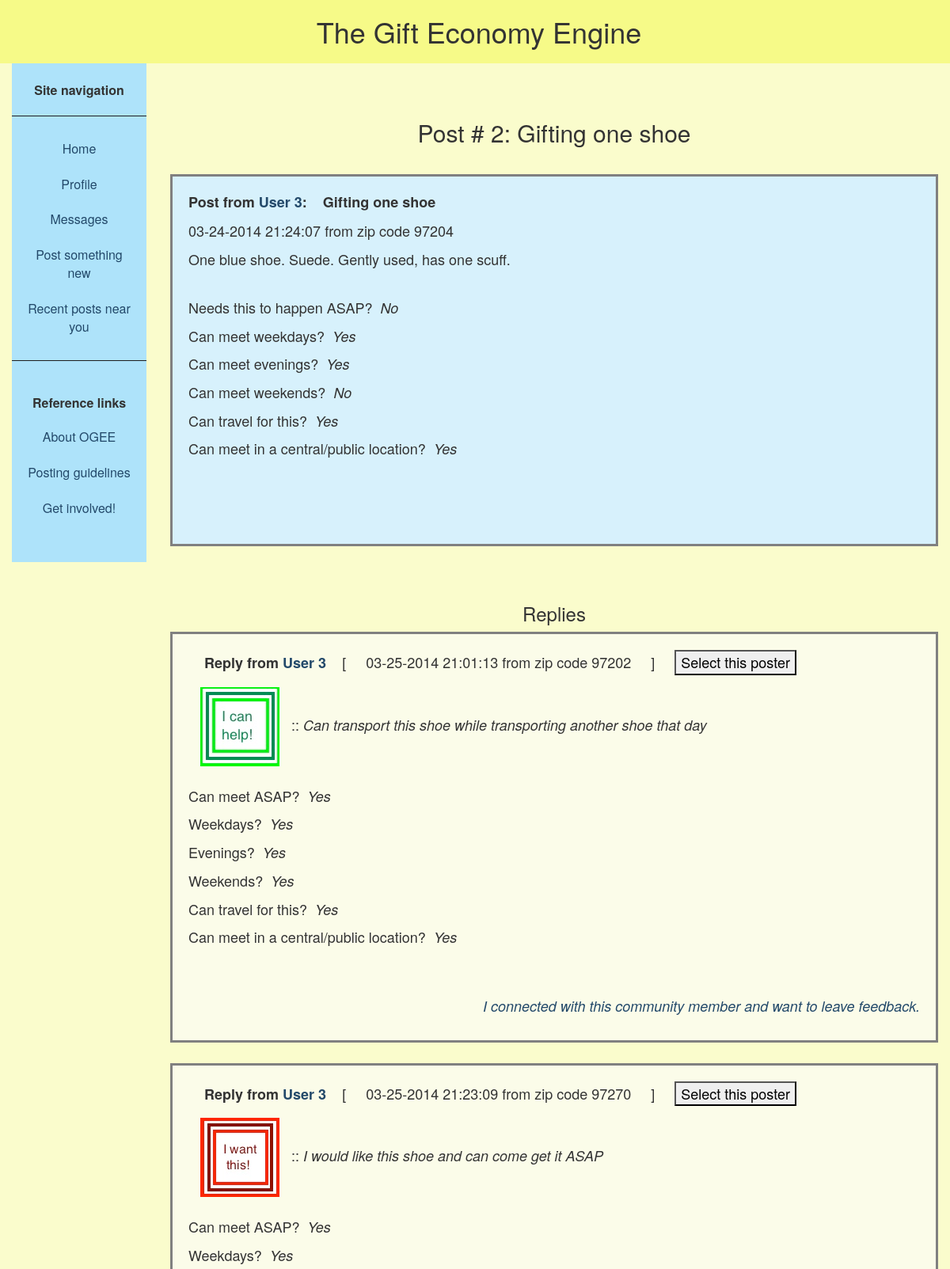
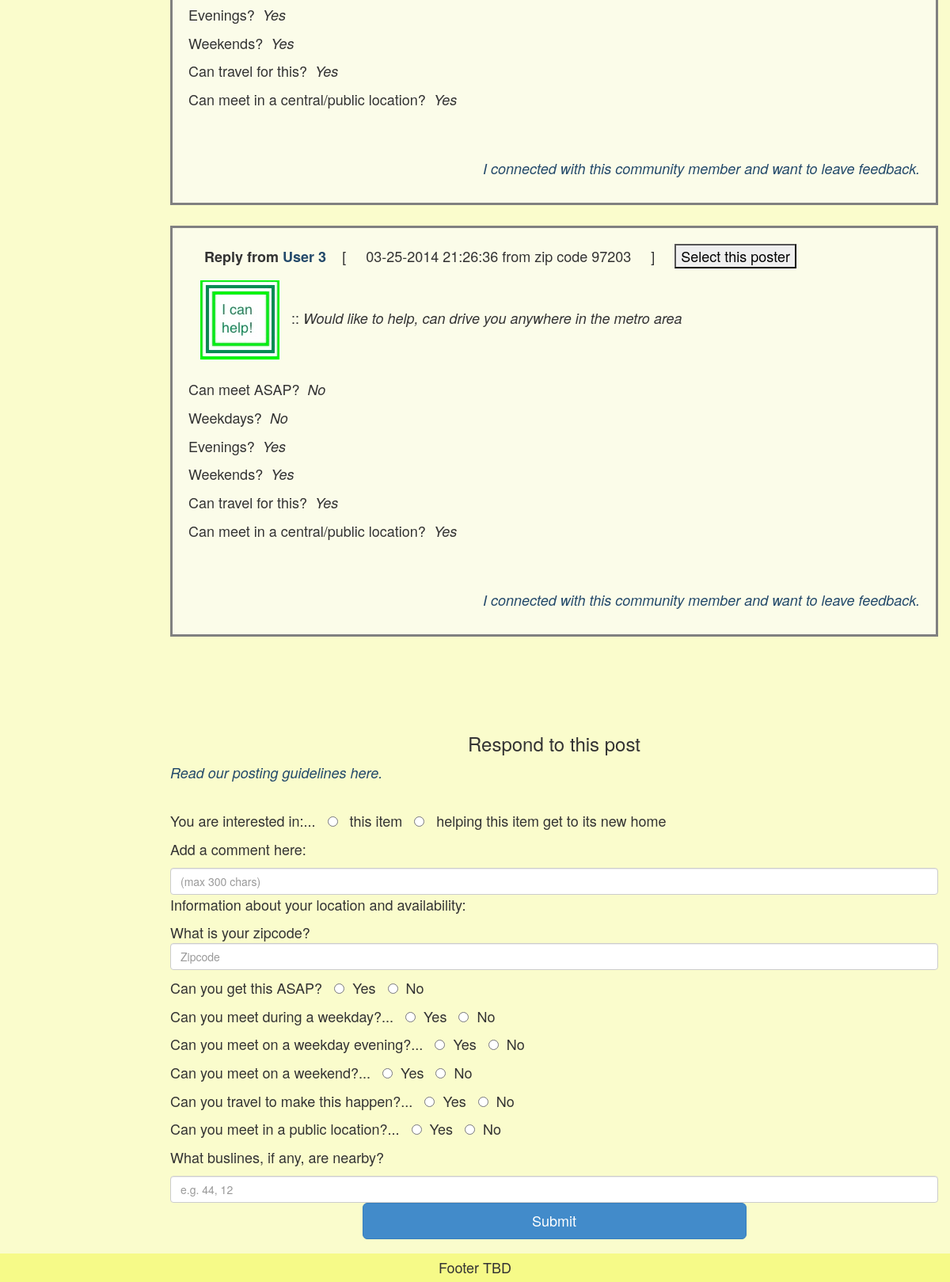
The page /posts/2 on the database its author committed (2 pictures, top to bottom).
### model.py (models this page shows)
class Post(Base):
	__tablename__ = "listings"
	id = Column(Integer, primary_key = True)
	ownerId = Column(Integer, ForeignKey('users.id'))
	timeStamp = Column(Integer)
	zipcode = Column(String(15), nullable=True)
	role = Column(String(16))
	shortSummary = Column(String(30))
	longDescription = Column(String(300))
	pictureId = Column(Integer)
	isASAP = Column(Integer)
	canWeekdays = Column(Integer)
	canEvenings = Column(Integer)
	canWeekends = Column(Integer)
	canTravel = Column(Integer)
	canMeet = Column(Integer)
	busLines = Column(String(64), nullable=True)  # two splits - ",", whitespace? or regex both
	offerExtendedTo = Column(Integer)
	author = relationship("User", backref=backref("listings", order_by=id))
	def time_string(instance_of_class):
		dateObject = time.localtime(instance_of_class.timeStamp)
		return time.strftime('%m-%d-%Y %H:%M:%S', dateObject)

class Response(Base):
	__tablename__ = "responses"
	id = Column(Integer, primary_key = True)
	authorId = Column(Integer, ForeignKey('users.id'))
	listingId = Column(Integer, ForeignKey('listings.id'))
	role = Column(String(16))
	timeStamp = Column(Integer)
	zipcode = Column(String(15), nullable=True)
	comment = Column(String(300))
	canASAP = Column(Integer)
	canWeekdays = Column(Integer)
	canEvenings = Column(Integer)
	canWeekends = Column(Integer)
	canTravel = Column(Integer)
	canMeet = Column(Integer)
	busLines = Column(String(64), nullable=True)
	wasOffered = Column(Integer)
	wasOfferedAssist = Column(Integer)
	offerStatus = Column(String(64))
	offerAssistStatus = Column(String(64))
	timeSelected = Column(Integer)
	lastUpdated = Column(Integer)
	responder = relationship("User", backref=backref("responses"), order_by=id)
	post = relationship("Post", backref=backref("responses"), order_by = id)
	def time_string(instance_of_class):
		dateObject = time.localtime(instance_of_class.timeStamp)
		return time.strftime('%m-%d-%Y %H:%M:%S', dateObject)

### app.py (the view)
@app.route("/posts/<postid>")
def post_details(postid):
	post = model.getPostInfo(postid)
	comments = model.getCommentsForPost(postid)
	return render_template("post.html", postid=postid, post=post, comments=comments)

### model.py (called while the page is built)
def getPostInfo(postid):
	post = session.query(Post).get(postid)
	return post

def getCommentsForPost(postid):
	c = session.query(Post).get(postid)
	comments = session.query(Response).filter_by(listingId=c.id)
	return comments

### templates/post.html (shortened to what this page needs)
{% extends 'master2.html' %}
{% block body %}
<br><br>
<h2>Post # {{ post.id }}:  {{ post.shortSummary }}</h2>
<br>
<div class="left-align">
	<div class="post">
		<p><strong>Post from <a href="/user/{{ post.ownerId }}">User {{ post.ownerId }}</a>: &nbsp;&nbsp; {{ post.shortSummary }}</strong></p>
		<p>{{ post.time_string() }}  from zip code {{ post.zipcode }}</p>
		<p>{{ post.longDescription }}</p>
		<br>
		<p>Needs this to happen ASAP?&nbsp;&nbsp;<span class="myBool_{{ post.isASAP }}"></span></p>
		<p>Can meet weekdays?&nbsp;&nbsp;<span class="myBool_{{ post.canWeekdays }}"></span></p>
		<p>Can meet evenings?&nbsp;&nbsp;<span class="myBool_{{ post.canEvenings }}"></span></p>
		<p>Can meet weekends?&nbsp;&nbsp;<span class="myBool_{{ post.canWeekends }}"></span></p>
		<p>Can travel for this?&nbsp;&nbsp;<span class="myBool_{{ post.canTravel }}"></span></p>
		<p>Can meet in a central/public location?&nbsp;&nbsp;<span class="myBool_{{ post.canMeet }}"></span></p>
        <br><br><br>
	</div>
</div>
<br><br>
<h3>Replies</h3>
<div class="left-align">
	{% for comment in comments %}
	<div class="thread">
		<div class="role_{{ comment.role }} reply">
		&nbsp;&nbsp;&nbsp;&nbsp;<strong>Reply from <a href="/user/{{ comment.authorId }}">User {{ comment.authorId }}</a></strong>
			&nbsp;&nbsp; [ &nbsp;&nbsp;&nbsp; {{ comment.time_string() }}  from zip code {{ comment.zipcode }} &nbsp;&nbsp;&nbsp; ]&nbsp;&nbsp;&nbsp;&nbsp;
			<button name="clickme" class="button_{{ comment.role }}" data-authorid="{{ comment.authorId }}" data-roleid="{{ comment.role }}" data-postid="{{ post.id }}">Select this poster</button>
		<p><img src="/static/img_{{ comment.role }}.jpg" style="padding:15px;"/>:: <em>{{ comment.comment }}</em></p>
		<p>Can meet ASAP?&nbsp;&nbsp;<span class="myBool_{{ comment.canASAP }}"></span></p>
		<p>Weekdays?&nbsp;&nbsp;<span class="myBool_{{ comment.canWeekdays }}"></span></p>
		<p>Evenings?&nbsp;&nbsp;<span class="myBool_{{ comment.canEvenings }}"></span></p>
		<p>Weekends?&nbsp;&nbsp;<span class="myBool_{{ comment.canWeekends }}"></span></p>
		<p>Can travel for this?&nbsp;&nbsp;<span class="myBool_{{ comment.canTravel }}"></span></p>
		<p>Can meet in a central/public location?&nbsp;&nbsp;<span class="myBool_{{ comment.canMeet }}"></span></p>
		<br><br></div>
		<div class="right-align">
		<p><a href="/feedback/{{ post.id }}/{{ comment.authorId }}/{{ post.ownerId }}"><em>I connected with this community member and want to leave feedback.</em></a></p>
		</div>
	</div><br>
	{% endfor %}
</div>
<br><br><br>
           <form class="response" action="" method="POST">
                <h3 class="response-heading">Respond to this post</h3>
                <div class="left-align">
                <p><em><a href="/guidelines">Read our posting guidelines here.</a></em></p>
                <br>
                <p>You are interested in:...
                <input type="radio" name="role" value="receive"> this item
                <input type="radio" name="role" value="assist"> helping this item get to its new home<br></p>
                <p>Add a comment here:</p>
                <input type="text" class="form-control" placeholder="(max 300 chars)" name="comment">
                <p>Information about your location and availability:</p>
                <p>What is your zipcode?<input type="text" class="form-control" placeholder="Zipcode" name="zipcode"></p>
                <p>Can you get this ASAP?
                <input type="radio" name="isASAP" value="1">Yes
                <input type="radio" name="isASAP" value="0">No<br></p>
                <p>Can you meet during a weekday?...
                <input type="radio" name="canWeekdays" value="1">Yes
                <input type="radio" name="canWeekdays" value="0">No<br></p>
                <p>Can you meet on a weekday evening?...
                <input type="radio" name="canEvenings" value="1">Yes
                <input type="radio" name="canEvenings" value="0">No<br></p>
                <p>Can you meet on a weekend?...
                <input type="radio" name="canWeekends" value="1">Yes
                <input type="radio" name="canWeekends" value="0">No<br></p>
                <p>Can you travel to make this happen?...
                <input type="radio" name="canTravel" value="1">Yes
                <input type="radio" name="canTravel" value="0">No<br></p>
                <p>Can you meet in a public location?...
                <input type="radio" name="canMeet" value="1">Yes
                <input type="radio" name="canMeet" value="0">No<br></p>
                <p>What buslines, if any, are nearby?</p>
                <input type="text" class="form-control" placeholder="e.g. 44, 12" name="busLines">
            	</div>
            	<div class = "center_submit_button">
                <input type="submit" class="btn btn-lg btn-primary btn-block" value="Submit">
            	</div>
            </form>
{% endblock %}

### static/css/main.css (style rules this page uses)
body { background-color: #FAFCCC; text-align:center; font-size:16px; }
.left-align { text-align:left; }
.right-align { text-align:right; }
.thread { border:3px solid gray; background-color:#FBFCE9; padding: 20px; }
.post { border:3px solid gray; background-color:#D7F1FC; padding: 20px; }
.center_submit_button { text-align:center; }
.center_submit_button .btn { margin-left: auto; margin-right: auto; }
img { border: none; }

### rows shown on the page
Post: id "2", shortSummary "Gifting one shoe", time_string "03-24-2014 21:24:07", zipcode "97204", longDescription "One blue shoe. Suede. Gently used, has one scuff."
Response: authorId "3", time_string "03-25-2014 21:01:13", zipcode "97202", role (picture), comment "Can transport this shoe while transporting another shoe that day"
Response: authorId "3", time_string "03-25-2014 21:23:09", zipcode "97270", role (picture), comment "I would like this shoe and can come get it ASAP"
Response: authorId "3", time_string "03-25-2014 21:26:36", zipcode "97203", role (picture), comment "Would like to help, can drive you anywhere in the metro area"

### other values the page prints
{{ post.ownerId }} "3"
